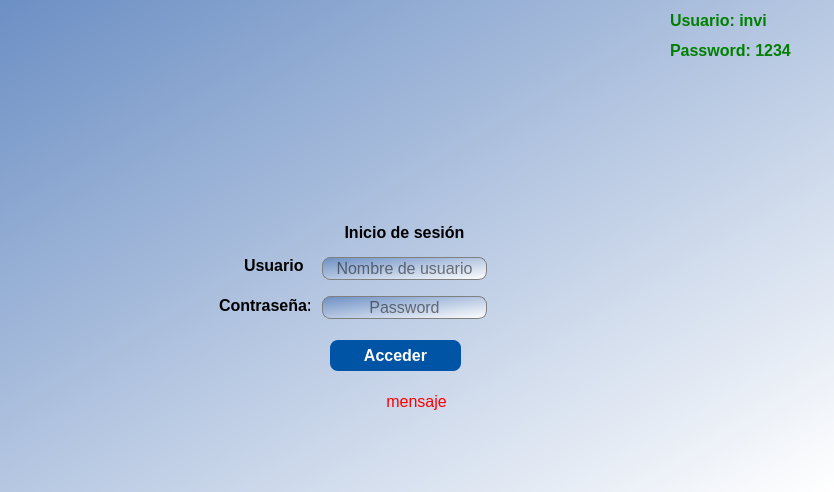
<?xml version="1.0" encoding="UTF-8"?>
<ui version="4.0">
 <class>formLogin</class>
 <widget class="QDialog" name="formLogin">
  <property name="geometry">
   <rect>
    <x>0</x>
    <y>0</y>
    <width>834</width>
    <height>492</height>
   </rect>
  </property>
  <property name="font">
   <font>
    <pointsize>12</pointsize>
    <italic>false</italic>
   </font>
  </property>
  <property name="windowTitle">
   <string>Inicio de sesión</string>
  </property>
  <property name="styleSheet">
   <string notr="true">background-color: qlineargradient(spread:pad, x1:0, y1:0, x2:1, y2:1, stop:0 rgba(108, 143, 196, 255), stop:1 rgba(255, 255, 255, 255));</string>
  </property>
  <widget class="QLabel" name="label_3">
   <property name="geometry">
    <rect>
     <x>244</x>
     <y>250</y>
     <width>61</width>
     <height>31</height>
    </rect>
   </property>
   <property name="font">
    <font>
     <pointsize>12</pointsize>
     <italic>false</italic>
    </font>
   </property>
   <property name="styleSheet">
    <string notr="true">background-color: transparent;
</string>
   </property>
   <property name="text">
    <string>&lt;html&gt;&lt;head/&gt;&lt;body&gt;&lt;p&gt;&lt;span style=&quot; font-weight:700;&quot;&gt;Usuario:&lt;/span&gt;&lt;/p&gt;&lt;/body&gt;&lt;/html&gt;</string>
   </property>
  </widget>
  <widget class="QLabel" name="label_4">
   <property name="geometry">
    <rect>
     <x>219</x>
     <y>290</y>
     <width>91</width>
     <height>31</height>
    </rect>
   </property>
   <property name="font">
    <font>
     <pointsize>12</pointsize>
     <italic>false</italic>
    </font>
   </property>
   <property name="styleSheet">
    <string notr="true">background-color: transparent;
</string>
   </property>
   <property name="text">
    <string>&lt;html&gt;&lt;head/&gt;&lt;body&gt;&lt;p&gt;&lt;span style=&quot; font-weight:700;&quot;&gt;Contraseña:&lt;/span&gt;&lt;/p&gt;&lt;/body&gt;&lt;/html&gt;</string>
   </property>
  </widget>
  <widget class="QLineEdit" name="input_login_usuario">
   <property name="geometry">
    <rect>
     <x>322</x>
     <y>257</y>
     <width>165</width>
     <height>23</height>
    </rect>
   </property>
   <property name="font">
    <font>
     <pointsize>12</pointsize>
     <italic>false</italic>
    </font>
   </property>
   <property name="focusPolicy">
    <enum>Qt::FocusPolicy::StrongFocus</enum>
   </property>
   <property name="styleSheet">
    <string notr="true">border-radius:8px;
border: 1px solid gray;
</string>
   </property>
   <property name="text">
    <string/>
   </property>
   <property name="alignment">
    <set>Qt::AlignmentFlag::AlignCenter</set>
   </property>
   <property name="placeholderText">
    <string>Nombre de usuario</string>
   </property>
  </widget>
  <widget class="QLineEdit" name="input_login_password">
   <property name="geometry">
    <rect>
     <x>322</x>
     <y>296</y>
     <width>165</width>
     <height>23</height>
    </rect>
   </property>
   <property name="font">
    <font>
     <pointsize>12</pointsize>
     <italic>false</italic>
    </font>
   </property>
   <property name="focusPolicy">
    <enum>Qt::FocusPolicy::StrongFocus</enum>
   </property>
   <property name="styleSheet">
    <string notr="true">border-radius:8px;
border: 1px solid gray;</string>
   </property>
   <property name="text">
    <string/>
   </property>
   <property name="echoMode">
    <enum>QLineEdit::EchoMode::Password</enum>
   </property>
   <property name="alignment">
    <set>Qt::AlignmentFlag::AlignCenter</set>
   </property>
   <property name="placeholderText">
    <string>Password</string>
   </property>
  </widget>
  <widget class="QLabel" name="label_5">
   <property name="geometry">
    <rect>
     <x>322</x>
     <y>217</y>
     <width>165</width>
     <height>31</height>
    </rect>
   </property>
   <property name="font">
    <font>
     <pointsize>12</pointsize>
     <italic>false</italic>
     <bold>false</bold>
    </font>
   </property>
   <property name="styleSheet">
    <string notr="true">background-color: transparent;
</string>
   </property>
   <property name="text">
    <string>&lt;html&gt;&lt;head/&gt;&lt;body&gt;&lt;p&gt;&lt;span style=&quot; font-weight:700;&quot;&gt;Inicio de sesión&lt;/span&gt;&lt;/p&gt;&lt;/body&gt;&lt;/html&gt;</string>
   </property>
   <property name="alignment">
    <set>Qt::AlignmentFlag::AlignCenter</set>
   </property>
  </widget>
  <widget class="QPushButton" name="btn_login_acceder">
   <property name="enabled">
    <bool>true</bool>
   </property>
   <property name="geometry">
    <rect>
     <x>330</x>
     <y>340</y>
     <width>131</width>
     <height>31</height>
    </rect>
   </property>
   <property name="font">
    <font>
     <pointsize>12</pointsize>
     <italic>false</italic>
     <bold>true</bold>
    </font>
   </property>
   <property name="cursor">
    <cursorShape>PointingHandCursor</cursorShape>
   </property>
   <property name="styleSheet">
    <string notr="true">QPushButton {
background-color: rgb(0, 84, 166);
color: rgb(255, 255, 255);
border-radius:8px;
}
QPushButton:hover {
background-color:white;
color:rgb(0, 84, 166);
}
QPushButton:pressed  {
background-color: rgb(0, 84, 166);
color: rgb(255, 255, 255);
}
</string>
   </property>
   <property name="text">
    <string>Acceder</string>
   </property>
   <property name="autoDefault">
    <bool>false</bool>
   </property>
   <property name="default">
    <bool>true</bool>
   </property>
  </widget>
  <widget class="QLabel" name="login_mensaje_error">
   <property name="geometry">
    <rect>
     <x>256</x>
     <y>390</y>
     <width>321</width>
     <height>23</height>
    </rect>
   </property>
   <property name="font">
    <font>
     <pointsize>12</pointsize>
     <italic>false</italic>
    </font>
   </property>
   <property name="styleSheet">
    <string notr="true">color: rgb(255, 0, 0);
background-color:transparent;</string>
   </property>
   <property name="text">
    <string>mensaje</string>
   </property>
   <property name="alignment">
    <set>Qt::AlignmentFlag::AlignCenter</set>
   </property>
  </widget>
  <widget class="QLabel" name="label">
   <property name="geometry">
    <rect>
     <x>20</x>
     <y>10</y>
     <width>731</width>
     <height>191</height>
    </rect>
   </property>
   <property name="styleSheet">
    <string notr="true">background-color: transparent;</string>
   </property>
   <property name="text">
    <string/>
   </property>
   <property name="textFormat">
    <enum>Qt::TextFormat::PlainText</enum>
   </property>
   <property name="pixmap">
    <pixmap>../logo.png</pixmap>
   </property>
   <property name="scaledContents">
    <bool>true</bool>
   </property>
  </widget>
  <widget class="QLabel" name="userDefault_label_2">
   <property name="geometry">
    <rect>
     <x>670</x>
     <y>10</y>
     <width>141</width>
     <height>21</height>
    </rect>
   </property>
   <property name="font">
    <font>
     <pointsize>12</pointsize>
     <bold>true</bold>
    </font>
   </property>
   <property name="styleSheet">
    <string notr="true">background-color: transparent;
color:green;
</string>
   </property>
   <property name="text">
    <string>Usuario: invi</string>
   </property>
  </widget>
  <widget class="QLabel" name="passwordDefault_label">
   <property name="geometry">
    <rect>
     <x>670</x>
     <y>40</y>
     <width>141</width>
     <height>21</height>
    </rect>
   </property>
   <property name="font">
    <font>
     <pointsize>12</pointsize>
     <bold>true</bold>
    </font>
   </property>
   <property name="styleSheet">
    <string notr="true">background-color: transparent;
color:green;
</string>
   </property>
   <property name="text">
    <string>Password: 1234</string>
   </property>
  </widget>
 </widget>
 <resources>
  <include location="login.ui"/>
 </resources>
 <connections/>
</ui>
